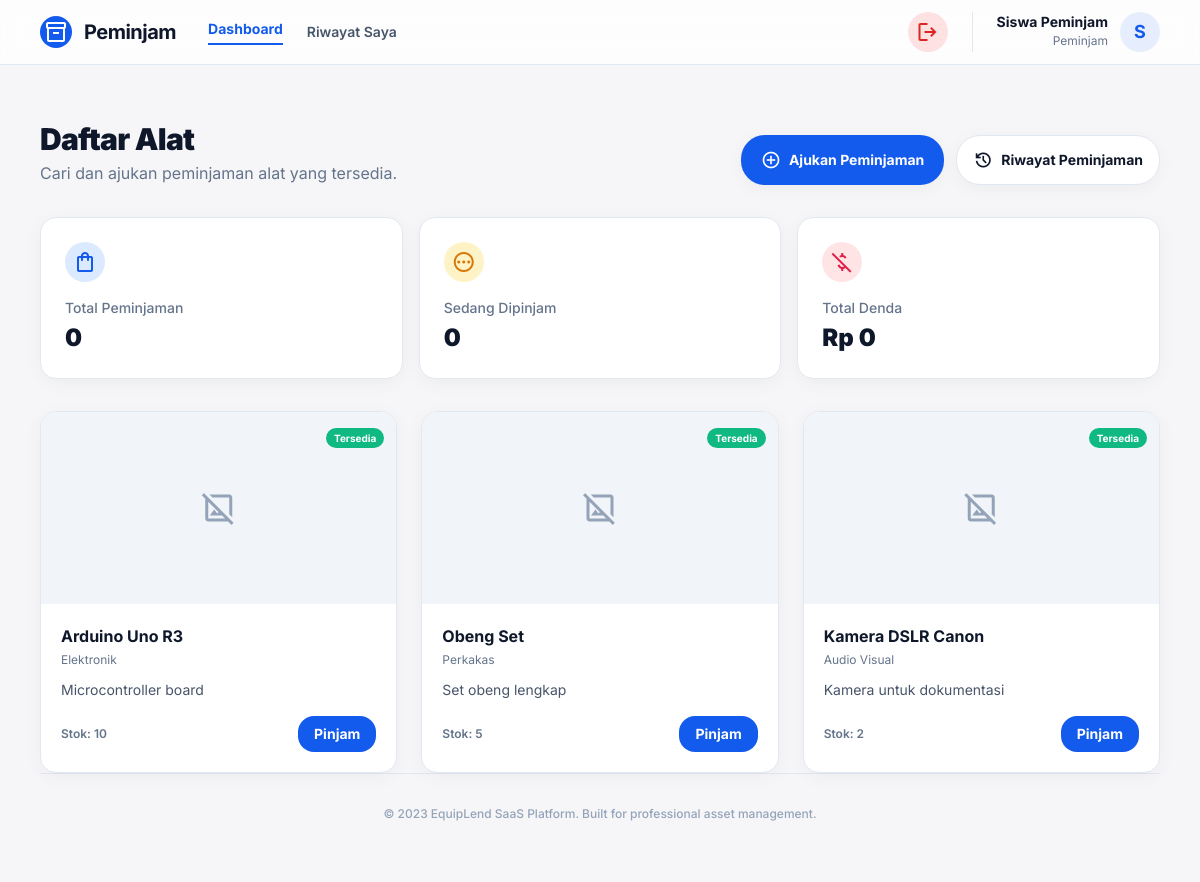
Page /peminjam (signed in) on the committed database.
### tables this page shows
CREATE TABLE alat (
    id INT AUTO_INCREMENT PRIMARY KEY,
    kategori_id INT NOT NULL,
    nama_alat VARCHAR(150) NOT NULL,
    deskripsi TEXT,
    stok INT NOT NULL DEFAULT 0,
    gambar VARCHAR(255),
    created_at TIMESTAMP DEFAULT CURRENT_TIMESTAMP,
    FOREIGN KEY (kategori_id) REFERENCES kategori(id) ON DELETE CASCADE
);

CREATE TABLE kategori (
    id INT AUTO_INCREMENT PRIMARY KEY,
    nama_kategori VARCHAR(100) NOT NULL
);

### app/controllers/Peminjam.php (called while the page is built, shortened)
<?php
class Peminjam extends Controller
{
    public function index()
    {
        $data['title'] = 'Dashboard Peminjam';
        $data['alat'] = $this->model('Alat_model')->getAllAlat();
        $all_loans = $this->model('Peminjaman_model')->getPeminjamanByUserId($_SESSION['user_id']);
        $data['total_pinjam'] = count($all_loans);
        $data['pinjam_aktif'] = 0;
        $data['denda_total'] = 0;
        $this->view('peminjam/index', $data);
    }
}

### app/core/App.php (called while the page is built, shortened)
<?php
class App
{
    protected $method = 'index';
    protected $params = [];
    public function __construct()
    {
        $this->controller = new $this->controller;
        call_user_func_array([$this->controller, $this->method], $this->params);
    }
}

### index.php (called while the page is built, shortened)
<?php
require_once 'app/core/App.php';
require_once 'app/core/Controller.php';
require_once 'app/core/Database.php';
$app = new App;

### app/core/Database.php (called while the page is built, shortened)
<?php
class Database
{
    private $host = DB_HOST;
    private $user = DB_USER;
    private $pass = DB_PASS;
    private $db_name = DB_NAME;
    private $dbh;
    private $stmt;
    public function __construct()
    {
        $dsn = 'mysql:host=' . $this->host . ';dbname=' . $this->db_name;
        $options = [
            PDO::ATTR_PERSISTENT => true,
            PDO::ATTR_ERRMODE => PDO::ERRMODE_EXCEPTION
        ];
        try {
            $this->dbh = new PDO($dsn, $this->user, $this->pass, $options);
        } catch (PDOException $e) {
            die($e->getMessage());
        }
    }
    public function query($query)
    {
        $this->stmt = $this->dbh->prepare($query);
    }
    public function bind($param, $value, $type = null)
    {
        if (is_null($type)) {
            switch (true) {
                case is_int($value):
                    $type = PDO::PARAM_INT;
                    break;
            }
        }
        $this->stmt->bindValue($param, $value, $type);
    }
    public function execute()
    {
        return $this->stmt->execute();
    }
    public function resultSet()
    {
        $this->execute();
        return $this->stmt->fetchAll(PDO::FETCH_ASSOC);
    }
}

### app/models/Alat_model.php (called while the page is built, shortened)
<?php
class Alat_model
{
    private $table = 'alat';
    private $db;
    public function __construct()
    {
        $this->db = new Database;
    }
    public function getAllAlat()
    {
        $this->db->query('SELECT a.*, k.nama_kategori FROM ' . $this->table . ' a JOIN kategori k ON a.kategori_id = k.id');
        return $this->db->resultSet();
    }
}

### app/views/peminjam/index.php (the view, shortened to what this page needs)
<div class="flex flex-col lg:flex-row lg:items-end justify-between gap-6 mb-8">
    <div>
        <h1 class="text-3xl font-black text-slate-900 dark:text-white tracking-tight">Daftar Alat</h1>
        <p class="text-slate-500 dark:text-slate-400 mt-1">Cari dan ajukan peminjaman alat yang tersedia.</p>
    </div>
    <div class="flex flex-wrap gap-3">
        <button onclick="openModal()"
            class="flex items-center gap-2 rounded-xl bg-primary px-5 py-2.5 text-sm font-bold text-white soft-shadow hover:bg-blue-700 transition-all">
            <span class="material-symbols-outlined text-xl">add_circle</span>
            Ajukan Peminjaman
        </button>
        <a href="<?= BASE_URL; ?>/peminjam/riwayat"
            class="flex items-center gap-2 rounded-xl bg-white dark:bg-slate-800 border border-slate-200 dark:border-slate-700 px-4 py-2.5 text-sm font-bold soft-shadow hover:bg-slate-50 dark:hover:bg-slate-750 transition-all">
            <span class="material-symbols-outlined text-xl">history</span>
            Riwayat Peminjaman
        </a>
    </div>
</div>
<div class="grid grid-cols-1 sm:grid-cols-3 gap-4 mb-8">
    <div class="bg-white dark:bg-slate-800 p-6 rounded-2xl border border-slate-200 dark:border-slate-700 soft-shadow">
        <div class="flex items-center justify-between mb-4">
            <div
                class="size-10 bg-blue-100 dark:bg-blue-900/30 text-primary rounded-xl flex items-center justify-center">
                <span class="material-symbols-outlined">shopping_bag</span>
            </div>
        </div>
        <p class="text-slate-500 dark:text-slate-400 text-sm font-medium">Total Peminjaman</p>
        <h3 class="text-2xl font-black text-slate-900 dark:text-white mt-1"><?= $data['total_pinjam']; ?></h3>
    </div>
    <div class="bg-white dark:bg-slate-800 p-6 rounded-2xl border border-slate-200 dark:border-slate-700 soft-shadow">
        <div class="flex items-center justify-between mb-4">
            <div
                class="size-10 bg-amber-100 dark:bg-amber-900/30 text-amber-600 rounded-xl flex items-center justify-center">
                <span class="material-symbols-outlined">pending</span>
            </div>
        </div>
        <p class="text-slate-500 dark:text-slate-400 text-sm font-medium">Sedang Dipinjam</p>
        <h3 class="text-2xl font-black text-slate-900 dark:text-white mt-1"><?= $data['pinjam_aktif']; ?></h3>
    </div>
    <div class="bg-white dark:bg-slate-800 p-6 rounded-2xl border border-slate-200 dark:border-slate-700 soft-shadow">
        <div class="flex items-center justify-between mb-4">
            <div
                class="size-10 bg-rose-100 dark:bg-rose-900/30 text-rose-600 rounded-xl flex items-center justify-center">
                <span class="material-symbols-outlined">money_off</span>
            </div>
        </div>
        <p class="text-slate-500 dark:text-slate-400 text-sm font-medium">Total Denda</p>
        <h3 class="text-2xl font-black text-slate-900 dark:text-white mt-1">Rp
            <?= number_format($data['denda_total'], 0, ',', '.'); ?></h3>
    </div>
</div>
<div class="grid grid-cols-1 md:grid-cols-2 lg:grid-cols-3 xl:grid-cols-4 gap-6">
    <?php foreach ($data['alat'] as $alat): ?>
        <div
            class="bg-white dark:bg-slate-800 rounded-2xl border border-slate-200 dark:border-slate-700 soft-shadow overflow-hidden group hover:border-primary/50 transition-colors">
            <div class="relative h-48 bg-slate-100 dark:bg-slate-700 overflow-hidden">
                <?php if ($alat['gambar']): ?>
                    <img src="<?= BASE_URL; ?>/uploads/<?= $alat['gambar']; ?>"
                        class="w-full h-full object-cover group-hover:scale-110 transition-transform duration-500"
                        alt="<?= $alat['nama_alat']; ?>">
                <?php else: ?>
                    <div class="w-full h-full flex items-center justify-center text-slate-400">
                        <span class="material-symbols-outlined text-4xl">image_not_supported</span>
                    </div>
                <?php endif; ?>
                <div class="absolute top-3 right-3">
                    <?php if ($alat['stok'] > 0): ?>
                        <span class="bg-emerald-500 text-white text-[10px] font-bold px-2 py-1 rounded-full">Tersedia</span>
                    <?php else: ?>
                        <span class="bg-rose-500 text-white text-[10px] font-bold px-2 py-1 rounded-full">Habis</span>
                    <?php endif; ?>
                </div>
            </div>
            <div class="p-5">
                <h3 class="font-bold text-slate-900 dark:text-white mb-1"><?= $alat['nama_alat']; ?></h3>
                <p class="text-xs text-slate-500 mb-3"><?= $alat['nama_kategori']; ?></p>
                <p class="text-sm text-slate-600 dark:text-slate-300 line-clamp-2 mb-4"><?= $alat['deskripsi']; ?></p>
                <div class="flex items-center justify-between mt-auto">
                    <span class="text-xs font-semibold text-slate-500">Stok: <?= $alat['stok']; ?></span>
                    <?php if ($alat['stok'] > 0): ?>
                        <button onclick="openModal('<?= $alat['id']; ?>')"
                            class="bg-primary text-white text-sm font-bold px-4 py-2 rounded-lg hover:bg-blue-700 transition-colors">
                            Pinjam
                        </button>
                    <?php else: ?>
                        <button class="bg-slate-200 text-slate-400 text-sm font-bold px-4 py-2 rounded-lg cursor-not-allowed">
                            Habis
                        </button>
                    <?php endif; ?>
                </div>
            </div>
        </div>
    <?php endforeach; ?>
</div>

### app/views/templates/header_peminjam_tailwind.php (style rules this page uses)
.material-symbols-outlined { font-variation-settings: 'FILL' 0, 'wght' 400, 'GRAD' 0, 'opsz' 24; vertical-align: middle; }
.soft-shadow { box-shadow: 0 4px 20px -2px rgba(0, 0, 0, 0.05); }

### rows in the picture
alat: shows "Tersedia", nama_alat "Arduino Uno R3", kategori.nama_kategori "Elektronik", deskripsi "Microcontroller board", stok "10"
alat: shows "Tersedia", nama_alat "Obeng Set", kategori.nama_kategori "Perkakas", deskripsi "Set obeng lengkap", stok "5"
alat: shows "Tersedia", nama_alat "Kamera DSLR Canon", kategori.nama_kategori "Audio Visual", deskripsi "Kamera untuk dokumentasi", stok "2"

### other values in the picture
$displayTitle "Dashboard"
$displayTitle "Riwayat Saya"
$_SESSION['nama'] "Siswa Peminjam"
substr($_SESSION['nama'] ?? 'U', 0, 1) "S"
$data['total_pinjam'] "0"
$data['pinjam_aktif'] "0"
$data['denda_total'] "0"
